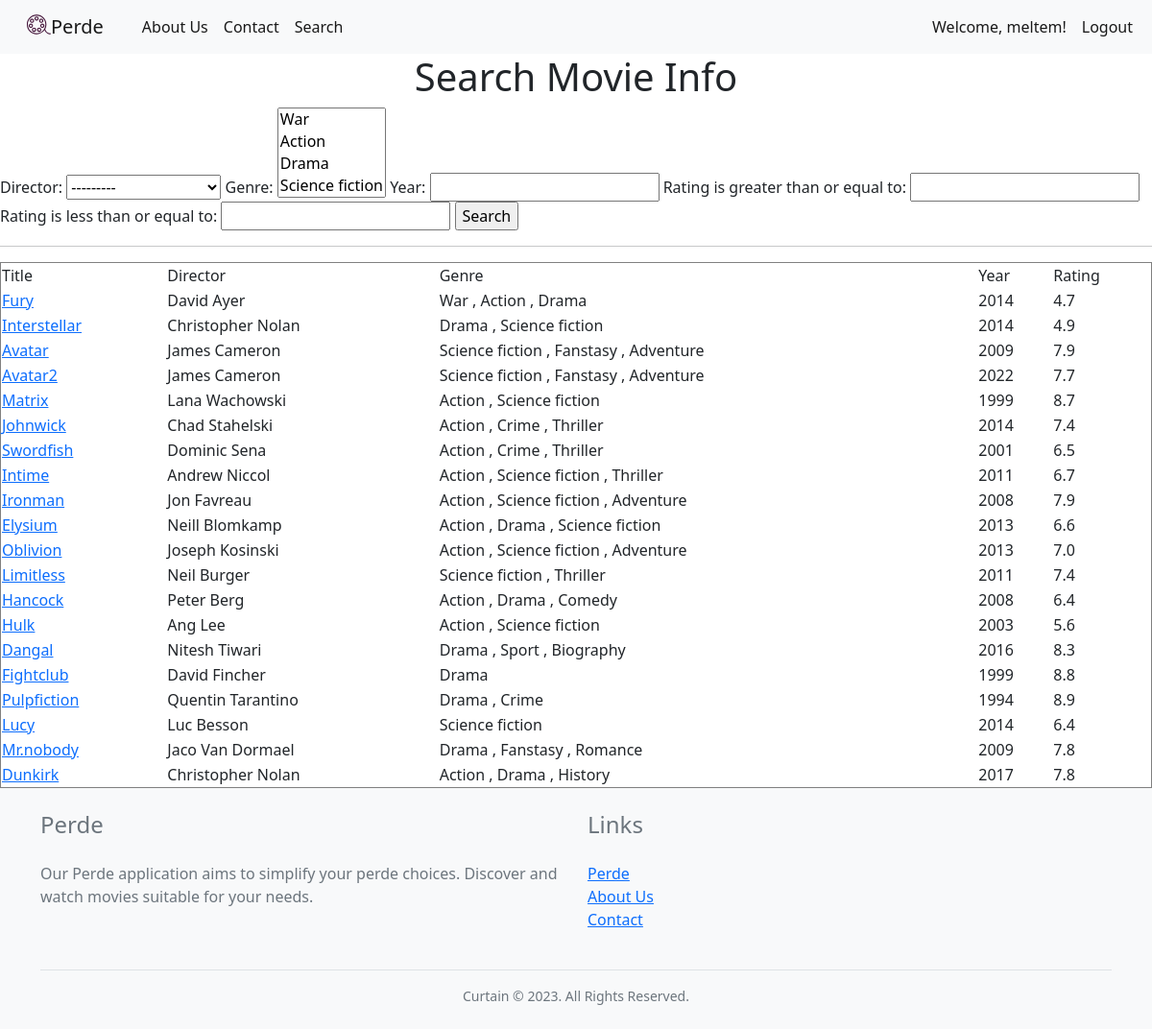
/searchMovie/ (signed in), run on the app's committed database.
### HomeApp/models.py (models this page shows, shortened)
class Movie(models.Model):
    title = models.CharField(max_length=100)
    description = models.TextField()
    year = models.IntegerField()
    rating = models.FloatField()
    genre = models.ManyToManyField(Genre, related_name='movies')
    director = models.ForeignKey(Director, on_delete=models.CASCADE, related_name='movies')
    actors = models.ManyToManyField(Actor, related_name='movies')
    runtime = models.IntegerField()
    poster = models.CharField(max_length=200)
    trailer = models.CharField(max_length=200, null=True)
    link = models.CharField(max_length=200, null=True)

class Director(models.Model):
    name = models.CharField(max_length=100)
    birth_day = models.DateField(blank=True, null=True)
    country = models.CharField(max_length=100, blank=True, null=True)
    def __str__(self):
        return self.name

class Genre(models.Model):
    name = models.CharField(max_length=100)
    def __str__(self):
        return self.name

### HomeApp/views.py (the view)
# urls.py: path('searchMovie/',HomeApp.views.searchMovie, name= 'searchMovie'),
def searchMovie(request):
    movie = Movie.objects.all()
    filters = FilterMovie(request.GET, queryset= movie)
    context = {'filters': filters }
    return render(request,'searchMovie.html',context)

### HomeApp/templates/searchMovie.html (shortened to what this page needs)
<!DOCTYPE html>
<html>
<head>
</head>
{% extends 'base.html' %}
{% block content %}
<h1 align ="center ">Search Movie Info </h1>
<form method = "get">
    {{filters.form}}
    <input type="submit" value= "Search" name="" >
</form>
<hr>
<form method="get">
<table border = "1">
    <tr>
        <td>Title </td>
        <td>Director</td>
        <td>Genre</td>
        <td>Year</td>
        <td>Rating</td>
    </tr>
{% for item in filters.qs %}
    <tr>
        <td><a href="/movie/{{item.title}}">{{item.title}}</a></td>
        <td>{{item.director}}</td>
        <td>{% for genre in item.genre.all %}
            {{ genre.name }}
            {% if not forloop.last %},{% endif %}
        {% endfor %}</td>
        <td>{{item.year}}</td>
        <td>{{item.rating}}</td>
    </tr>
{% endfor %}
</table>
</form>
{% endblock %}

### HomeApp/templates/base.html (shortened to what this page needs)
{% load static %}
<!DOCTYPE html>
<html lang="en">
<head>
    <link rel="stylesheet" href="{% static 'base.css' %}">
    <link href="https://cdn.jsdelivr.net/npm/bootstrap@5.0.2/dist/css/bootstrap.min.css" rel="stylesheet"
>
</head>
<body>
    <nav class="navbar  navbar-expand-lg navbar-light bg-light">
        <div class="container-fluid">
            <a class="navbar-brand" href="{% url 'home' %}">
                <div class="d-flex justify-content-center text-center">
                    <img src="{% static 'movie-svgrepo-com.svg' %}" alt="" width="25" height="25">
                    <span>Perde</span>
                </div>
            </a>
            <div class="collapse navbar-collapse" id="navbarNav">
                <ul class="navbar-nav">
                    <li class="nav-item">
                        <a class="nav-link active" href="{% url 'aboutus' %}">About Us</a>
                    </li>
                    <li class="nav-item">
                        <a class="nav-link active" href="{% url 'aboutus' %}">Contact</a>
                    </li>
                    <li class="nav-item">
                        <a class="nav-link active" href="{% url 'searchMovie' %}">Search</a>
                    </li>
                </ul>
                <ul class="navbar-nav ms-auto">
                    {% if user.is_authenticated %}
                    <li class="nav-item">
                        <a class="nav-link active" href="{% url 'profile' %}">Welcome, {{ user.username }}!</a>
                    </li>
                    <li class="nav-item">
                        <a class="nav-link active" href="{% url 'logout' %}">Logout</a>
                    </li>
                    {% endif %}
                </ul>
            </div>
        </div>
    </nav>
    {% block content %}
    {% endblock %}
    <footer class="footer bg-light">
        <div class="container py-4">
          <div class="row">
            <div class="col-lg-6">
              <h4 class="text-muted mb-4">Perde</h4>
              <p class="text-muted">Our Perde application aims to simplify your perde choices. Discover and watch movies suitable for your needs.</p>
            </div>
            <div class="col-lg-6">
              <h4 class="text-muted mb-4">Links</h4>
              <ul class="list-unstyled text-muted">
                <li><a href="{% url 'home' %}">Perde</a></li>
                <li><a href="{% url 'aboutus' %}">About Us</a></li>
                <li><a href="{% url 'aboutus' %}">Contact</a></li>
              </ul>
            </div>
          </div>
          <div class="border-top pt-3 mt-4">
            <p class="text-muted text-center small m-0">Curtain © 2023. All Rights Reserved.</p>
          </div>
        </div>
      </footer>
</body>
</html>

### static/base.css (style rules this page uses)
nav { background-color: #333; overflow: hidden; }
nav a { float: left; color: #f2f2f2; text-align: center; padding: 14px 16px; text-decoration: none; }
.navbar { display: flex; justify-content: space-between; }

### HomeApp/templates/searchMovie.html (style rules this page uses)
table { width: 100%; }

### data on the page
Movie: title "Fury", director "David Ayer", year "2014", rating "4.7"
Genre: name "War"
Genre: name "Action"
Genre: name "Drama"
Movie: title "Interstellar", director "Christopher Nolan", year "2014", rating "4.9"
Genre: name "Science fiction"
Movie: title "Avatar", director "James Cameron", year "2009", rating "7.9"
Genre: name "Fanstasy"
Genre: name "Adventure"
Movie: title "Avatar2", director "James Cameron", year "2022", rating "7.7"
Movie: title "Matrix", director "Lana Wachowski", year "1999", rating "8.7"
Movie: title "Johnwick", director "Chad Stahelski", year "2014", rating "7.4"
Genre: name "Crime"
Genre: name "Thriller"
Movie: title "Swordfish", director "Dominic Sena", year "2001", rating "6.5"
Movie: title "Intime", director "Andrew Niccol", year "2011", rating "6.7"
Movie: title "Ironman", director "Jon Favreau", year "2008", rating "7.9"
Movie: title "Elysium", director "Neill Blomkamp", year "2013", rating "6.6"
Movie: title "Oblivion", director "Joseph Kosinski", year "2013", rating "7.0"
Movie: title "Limitless", director "Neil Burger", year "2011", rating "7.4"
Movie: title "Hancock", director "Peter Berg", year "2008", rating "6.4"
Genre: name "Comedy"
Movie: title "Hulk", director "Ang Lee", year "2003", rating "5.6"
Movie: title "Dangal", director "Nitesh Tiwari", year "2016", rating "8.3"
Genre: name "Sport"
Genre: name "Biography"
Movie: title "Fightclub", director "David Fincher", year "1999", rating "8.8"
Movie: title "Pulpfiction", director "Quentin Tarantino", year "1994", rating "8.9"
Movie: title "Lucy", director "Luc Besson", year "2014", rating "6.4"
Movie: title "Mr.nobody", director "Jaco Van Dormael", year "2009", rating "7.8"
Genre: name "Romance"
Movie: title "Dunkirk", director "Christopher Nolan", year "2017", rating "7.8"
Genre: name "History"

### other printed values
{{ user.username }} "meltem"
